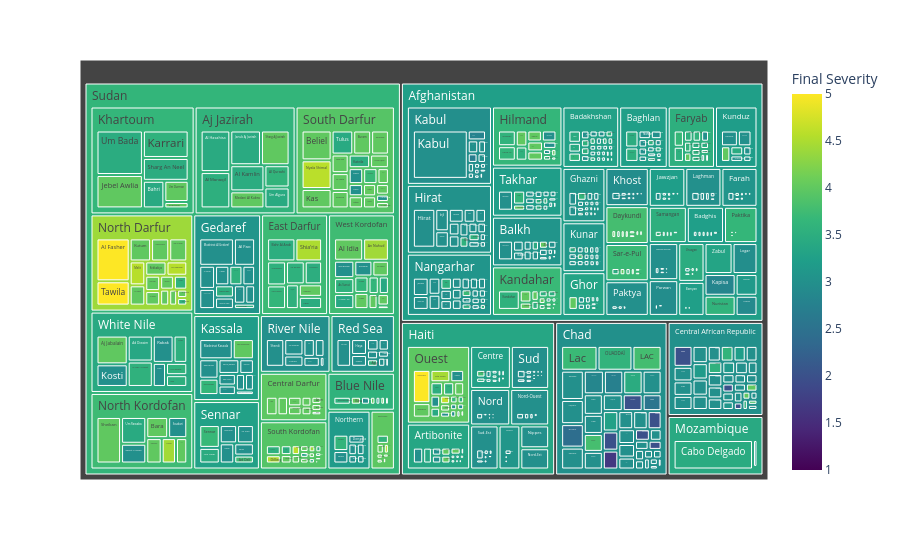

Here is the notebook cell this chart was saved with:
### Markdown cell above
#### Insights
The analysis indicates that **Food Security and WASH are the highest-priority humanitarian sectors** across the dataset, followed by **Health and Protection**. These findings suggest that humanitarian resource allocation should prioritize interventions addressing food insecurity, access to clean water and sanitation, healthcare services, and protection needs while continuing to support education, shelter, and nutrition programs.

### Code cell
#Shows which countries and districts contribute most to humanitarian needs.
fig = px.treemap(
    master_df,
    path=["Country","Admin 1","Admin 2"],
    values="Final PiN",
    color="Final Severity",
    color_continuous_scale="Viridis"
)

fig.show()

### Figure 1 — Plotly figure (JSON) as saved in the notebook; plotly's stock layout.template omitted (floating-point values rounded to 4 significant figures; data arrays with more than 128 entries replaced by an {"elided": "..."} marker saying what was removed)
{"data": [{"branchvalues": "total", "customdata": {"elided": "1171x1 float values"}, "domain": {"x": [0, 1], "y": [0, 1]}, "hovertemplate": "labels=%{label}<br>Final PiN=%{value}<br>parent=%{parent}<br>id=%{id}<br>Final Severity=%{color}<extra></extra>", "ids": {"elided": "1171 str values"}, "labels": {"elided": "1171 str values"}, "marker": {"coloraxis": "coloraxis", "colors": {"elided": "1171 float values"}}, "name": "", "parents": {"elided": "1171 str values"}, "type": "treemap", "values": {"elided": "1171 float values"}}], "layout": {"coloraxis": {"colorbar": {"title": {"text": "Final Severity"}}, "colorscale": [[0, "#440154"], [0.1111, "#482878"], [0.2222, "#3e4989"], [0.3333, "#31688e"], [0.4444, "#26828e"], [0.5556, "#1f9e89"], [0.6667, "#35b779"], [0.7778, "#6ece58"], [0.8889, "#b5de2b"], [1, "#fde725"]]}, "legend": {"tracegroupgap": 0}, "margin": {"t": 60}}}
